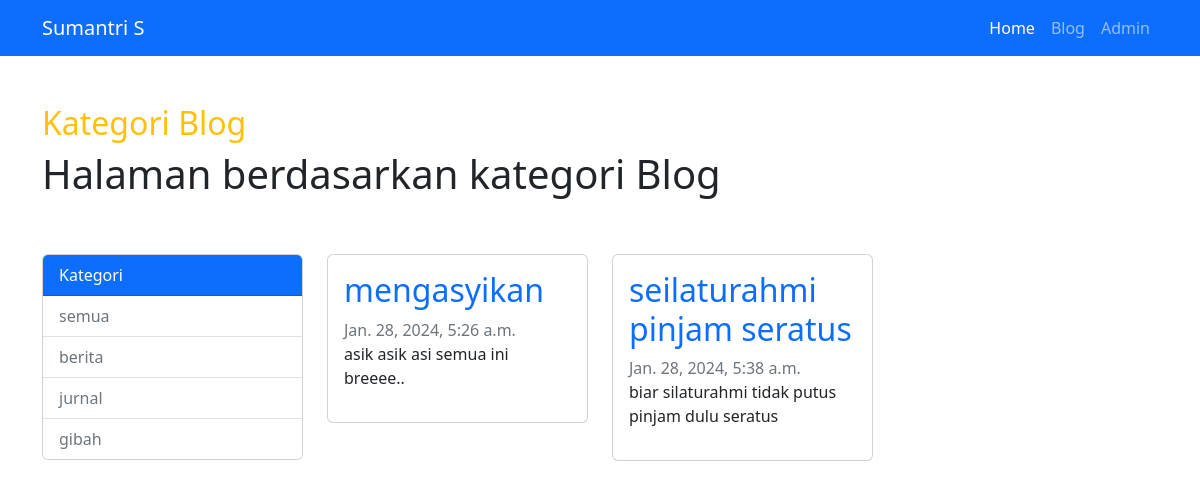
/blog/kategori/jurnal/, run on the app's committed database.
### blog/models.py (models this page shows, shortened)
class Kategori(models.Model):
    nama = models.CharField(max_length=255)
    slug_kat = models.SlugField(editable=False, blank=True)

class Artikel(models.Model):
    judul = models.CharField(max_length=255)
    isi = models.TextField()
    kategori = models.ForeignKey(Kategori, on_delete=models.CASCADE)
    slug_art = models.SlugField(editable=False, blank=True)
    pubdate = models.DateTimeField(auto_now_add=True)
    update = models.DateTimeField(auto_now=True)

### blog/views.py (the view)
def kategori_artikel(request, kategoriInput):
    articles = Artikel.objects.filter(kategori__nama=kategoriInput)
    category = Artikel.objects.values('kategori__nama').distinct()
    print(category)
    context = {
        'Judul': 'Kategori Blog',
        'Heading': 'Halaman berdasarkan kategori Blog',
        'Articles': articles,
        'Categories': category,
    }
    return render(request, 'blog/kategori.html', context)

### blog/templates/blog/kategori.html (shortened to what this page needs)
{% extends "base.html" %}
{% block title %}
<h2 class="mt-5 text-warning ">{{Judul}}</h2>
{% endblock title %}
{% block contents %}
<h1>{{Heading}}</h1>
    <div class="row">
        <div class="col-md-3 mt-5">
            <div class="card">
                <div class="card-header bg-primary text-white ">
                    Kategori
                </div>
                <ul class="list-group list-group-flush">
                    <li class="list-group-item ">
                        <a class="text-decoration-none text-secondary " href="{% url 'blog:index' %}">
                            semua
                        </a>
                    </li>
                    {% for kat in Categories %}
                    <li class="list-group-item ">
                        <a class="text-decoration-none text-secondary " href="{% url 'blog:kategori_artikel' kat.kategori__nama %}">
                            {{kat.kategori__nama}}
                        </a>
                    </li>
                    {% endfor %}
                </ul>
            </div>
        </div>
    {% for post in Articles %}
        <div class="col-md-3 mt-5">
            <div class="card">
                <div class="card-body">
                    <a class="text-decoration-none"  href="{% url 'blog:detail_artikel' post.slug_art %}"><h2 class="card-title">{{post.judul}}</h2></a>
                    <span class="text-secondary">{{post.pubdate}}</span>
                    <p class="text-dark fst-norma">{{post.isi|truncatewords:20}}</p>
                </div>
            </div>
        </div>
    {% endfor %}
    </div>
{% endblock contents %}

### data on the page
Kategori: kategori__nama "berita"
Kategori: kategori__nama "jurnal"
Kategori: kategori__nama "gibah"
Artikel: judul "mengasyikan", pubdate "Jan. 28, 2024, 5:26 a.m.", isi "asik asik asi semua ini breeee.."
Artikel: judul "seilaturahmi pinjam seratus", pubdate "Jan. 28, 2024, 5:38 a.m.", isi "biar silaturahmi tidak putus pinjam dulu seratus"

### other printed values
{{ Judul }} "Kategori Blog"
{{ Heading }} "Halaman berdasarkan kategori Blog"
